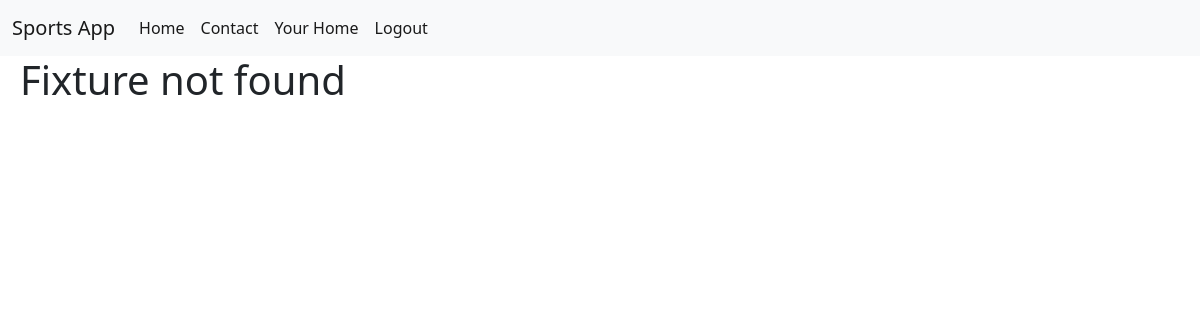
The app's page /app/fixture/2 (signed in), older data.
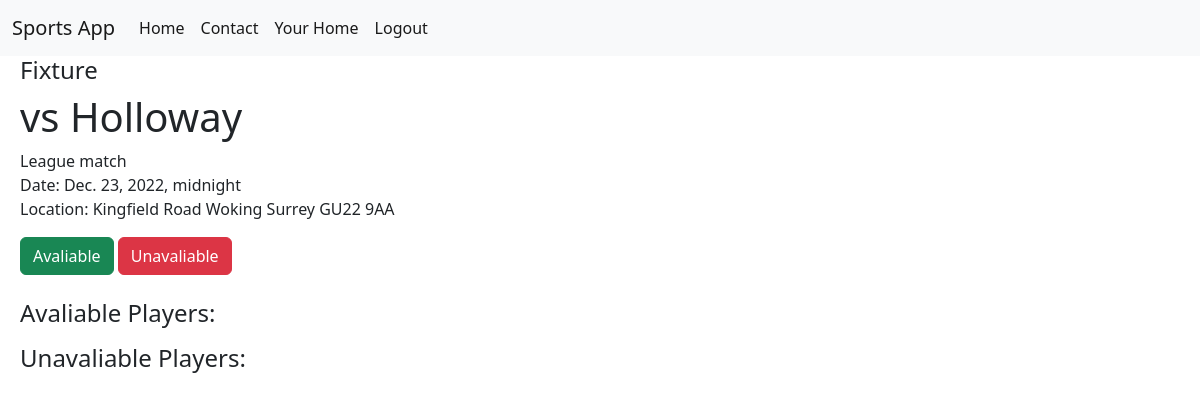
The same page, newer data.
### sportsapp/models.py (models this page shows)
class Fixture(models.Model):
    name = models.CharField(max_length=100)
    date = models.DateTimeField()
    description = models.CharField(max_length=255)
    location = models.CharField(max_length=255)
    teamID = models.ForeignKey(Team, on_delete=models.CASCADE)

### sportsapp/views.py (the view, shortened to what this page needs)
# urls.py: path('fixture/<int:fixture>', views.fixtureHome, name='fixtureHome')
@login_required(login_url='/accounts/login/')
def fixtureHome(request, fixture):
    context = {}
    currentFixture = Fixture.objects.filter(id=fixture).first()
    if (currentFixture):
        context["fixture"] = currentFixture
        usersAvaliableList = []
        usersAvaliable = Avaliability.objects.filter(fixtureID=currentFixture, avaliable=True).all()
        if (usersAvaliable):
            for user in usersAvaliable:
                currentUser = User.objects.filter(id=user.userID.id).first()
                usersAvaliableList.append(currentUser)
            context["avaliable"] = usersAvaliableList
        usersUnavaliableList = []
        usersUnavaliable = Avaliability.objects.filter(fixtureID=currentFixture, avaliable=False).all()
        if (usersUnavaliable):
            for user in usersUnavaliable:
                currentUser = User.objects.filter(id=user.userID.id).first()
                usersUnavaliableList.append(currentUser)
            context["unavaliable"] = usersUnavaliableList
    else:
        context["error"] = True
    return render(request, "fixtures/fixtureHome.html", context)

### sportsapp/templates/fixtures/fixtureHome.html (shortened to what this page needs)
{% extends 'base.html' %}
{% block content %}
<div style="margin-left: 20px;">
    {% if fixture %}
        <h4>Fixture</h4>
        <h1>{{fixture.name}}</h1>
        <p>
            {{fixture.description}}<br/>
            Date: {{fixture.date}}<br/>
            Location: {{fixture.location}}<br/>
        </p>
        <form method="POST">
            <input type="submit" value="Avaliable" class="btn btn-success" name="avaliable" />
            <input type="submit" value="Unavaliable" class="btn btn-danger" name="unavaliable" />
        </form>
        <br/>
        <h4>Avaliable Players: </h4>
        <h4>Unavaliable Players: </h4>
    {% else %}
        <h1>Fixture not found</h1>
    {% endif %}
</div>
{% endblock content %}

Row changes from the older to the newer data that the page shows:
added Fixture: name "vs Holloway", description "League match", date "Dec. 23, 2022, midnight", location "Kingfield Road Woking Surrey GU22 9AA"
Text that changed along with them:
form field avaliable: (not shown) → "Avaliable"
form field unavaliable: (not shown) → "Unavaliable"
text no longer shown: "Fixture not found"
text now shown: "Fixture Date: Location: Avaliable Players: Unavaliable Players:"
